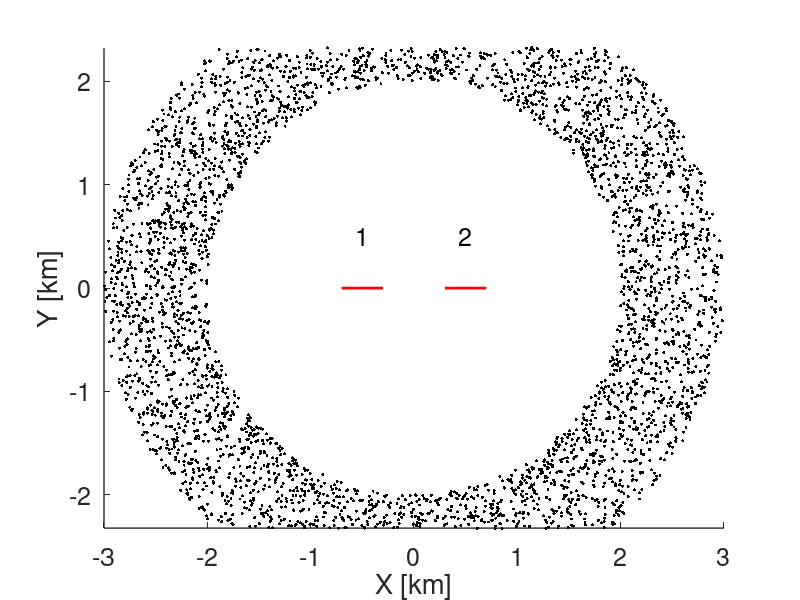

Write the MATLAB code that produced this figure. (Note: this script raises an error after producing the figure.)
% Theoretical test of ambient noise cross-correlation

addpath('./matlab_fun');

set(groot, 'DefaultAxesFontsize', 18);
set(groot, 'DefaultAxesLineWidth', 1);
set(groot, 'DefaultLineLineWidth', 1);

%% Basic Parameters

% Wave type (R or L)
wave_type = 'L';

% Station information
% Distance from the origin (km)
sta_r = 0.5;
% Azimuth pointing from station 1 to 2 (deg)
sta_az = 0;
% Recording directions (deg)
sta_or = [0, 0];

% Noise source distribution
% Number of sources
N_src = 5000;
% Range of radius (km)
radius_range = [2, 3];
% Range of azimuth (rad)
azimuth_range = [0, 2*pi];

% Velocity (km/s)
vel = 2;

% Source time function
% Frequency (Hz)
fm = 20;  
% Function form
const = 2*pi^2*fm^2;
% stf_func = @(t) const .* t .* (const.*t.^2 - 3) .* exp(-const/2 .* t.^2);
stf_func = @(t) (1 - const .* t.^2) .* exp(-const/2 .* t.^2);
% stf_func = @(t) t .* exp(-const/2 .* t.^2);
% stf_func = @(t) exp(-const/2 .* t.^2);

%% Generate noise sources

% Generate random noise sources
src_phi = azimuth_range(1) + (azimuth_range(2)-azimuth_range(1)) .* rand(N_src, 1);
src_r = radius_range(1) + (radius_range(2)-radius_range(1)) .* rand(N_src, 1);
[src_phi, idx] = sort(src_phi);
src_r = src_r(idx);

% Equally distributed in azimuth
% src_phi = linspace(0, 2*pi, N_src)';
% src_r = radius_range(1) + (radius_range(2)-radius_range(1)) .* rand(N_src, 1);

% Convert to Cartesian
[src_x, src_y] = pol2cart(src_phi, src_r);
sta1_x = sta_r*cosd(sta_az+180); sta2_x = sta_r*cosd(sta_az);
sta1_y = sta_r*sind(sta_az+180); sta2_y = sta_r*sind(sta_az);

% Plot noise sources
figure('Name', 'Config');
scatter(src_x, src_y, 5, 'k', 'Filled');
xlabel('X [km]');   ylabel('Y [km]');   xlim([-3, 3]);
axis equal; hold on;

% Plot stations
dl = 0.2;
plot(sta1_x+dl*cosd(sta_or(1)).*[-1, 1], ...
    sta1_y+dl*sind(sta_or(1)).*[-1, 1], 'r-', 'LineWidth', 2); hold on;
plot(sta2_x+dl*cosd(sta_or(2)).*[-1, 1], ...
    sta2_y+dl*sind(sta_or(2)).*[-1, 1], 'r-', 'LineWidth', 2); hold on;
text(sta1_x, sta1_y+0.5, '1', 'FontSize', 18, 'HorizontalAlignment', 'center'); hold on;
text(sta2_x, sta2_y+0.5, '2', 'FontSize', 18, 'HorizontalAlignment', 'center');

%% Generate recordings

clear disp_rec1 disp_rec2 strain_rec1 strain_rec2;

% Time series
dt = 1/fm / 10;
t = 0:dt:2;

% Displacement recordings
disp_rec1 = generate_disp(wave_type, [src_x, src_y], [sta1_x, sta1_y], sta_or(1), t, stf_func, vel);
disp_rec2 = generate_disp(wave_type, [src_x, src_y], [sta2_x, sta2_y], sta_or(2), t, stf_func, vel);

% Strain recordings
strain_rec1 = generate_strain(wave_type, [src_x, src_y], [sta1_x, sta1_y], sta_or(1), t, stf_func, vel);
strain_rec2 = generate_strain(wave_type, [src_x, src_y], [sta2_x, sta2_y], sta_or(2), t, stf_func, vel);

%% Cross correlations

clear disp_cc strain_cc;
for i = 1:N_src
    [disp_cc(i, :), t_lag] = xcorr(disp_rec1(i, :), disp_rec2(i, :), 1/dt, 'biased');
end
t_lag = t_lag .* dt;
ave_disp_cc = mean(disp_cc, 1);

for i = 1:N_src
    [strain_cc(i, :), ~] = xcorr(strain_rec1(i, :), strain_rec2(i, :), 1/dt, 'biased');
end
ave_strain_cc = mean(strain_cc, 1);

%% Plot displacement profiles

% Traces to be plotted
plot_step = round(N_src / 250);
mask = 1:plot_step:N_src;

% Displacement
scale = 2 * max(max(abs(disp_rec1(mask, :))));
plot_profile(src_phi(mask), t, disp_rec1(mask, :), disp_rec2(mask, :), scale, 'Geophone');

% Disp. CC
scale = 2 * max(max(abs(disp_cc(mask, :))));
plot_cc_profile(src_phi(mask), t_lag, disp_cc(mask, :), scale, 'Geophone');

%% Plot strain profiles

% Displacement
scale = 2 * max(max(abs(strain_rec1(mask, :))));
plot_profile(src_phi(mask), t, strain_rec1(mask, :), strain_rec2(mask, :), scale, 'Fiber');

% Disp. CC
scale = 2 * max(max(abs(strain_cc(mask, :))));
plot_cc_profile(src_phi(mask), t_lag, strain_cc(mask, :), scale, 'Fiber');

%% Plot Green function

figure('Name', 'Extracted GF');
plot(t_lag, ave_disp_cc./max(abs(ave_disp_cc)), 'k-', 'LineWidth', 1.2); hold on;
plot(t_lag, ave_strain_cc./max(abs(ave_strain_cc)), 'r-', 'LineWidth', 1);
xlabel('Time Lag (s)');
ylabel('Normalized Amplitude');

% xline(2*sta_r/vel/sqrt(2), 'b-', 'LineWidth', 2);
% xline(-2*sta_r/vel/sqrt(2), 'b-', 'LineWidth', 2);

% title('Geophone');
legend('Geophone', 'Fiber', 'Location', 'north');